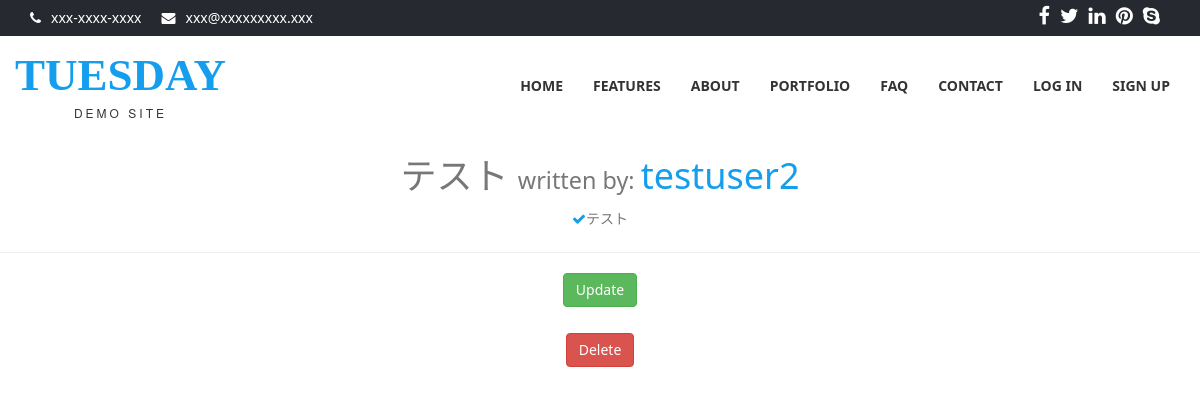
The app's page /post/4/ with its own data.
### blog/models.py (models this page shows, shortened)
class Post(models.Model):
  title = models.CharField(max_length=100)
  content = models.TextField()
  author = models.ForeignKey(User, on_delete=models.CASCADE)
  date_posted = models.DateTimeField(default=timezone.now)

### blog/views.py (the view)
# urls.py: path('post/<int:pk>/', views.PostDetailView.as_view(), name='post-detail'),
class PostDetailView(DetailView):
  model = Post

### blog/templates/blog/post_detail.html (shortened to what this page needs)
{% extends 'account/base.html' %}
{% block body %}
<center>
  <h1>{{ object.title }} <small>written by: </small><span>{{ object.author }}</span></h1>
  <ul class="aboutul">
      <li> <i class="fa fa-check"></i>{{ object.content }}</li>
  </ul>
  <hr>
  <form action="{% url 'post-update' post.id %}">
    <button type="submit" class="btn btn-success slide">Update</button>
  </form>
  <br>
  <form action="{% url 'post-delete' post.id %}">
    <button type="submit" class="btn btn-danger slide">Delete</button>
  </form>
</center>
{% endblock body %}

### records on screen
Post: title "テスト", author "testuser2", content "テスト"
